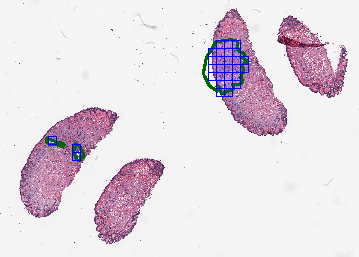
#> input picture images/CMU-1_annotation_level_1_256_(256, 256)_0.1_(0, 0, 205).png, 359 x 257 px; its folder holds only this picture in this run
$ python -i extract_patch.py   (imports and definitions only)   (older library calls are emulated)
#> lines starting #> are read from the running program, lines starting #| are printed output that depends on the picture; after the words box and inside, x2 and y2 are one past the last pixel; in counts of white or black regions, pixels touching at a corner belong together
### logger.py
import logging
import logging.handlers
import os
import time


class Logger:

    def __init__(self, path: str, c_verbose: int=0, f_verbose: int=0,
                formatter: str=None, default_formatter: bool=True,
                filehandler: int=0, when=''):
        """
        Description:
            - create logger using logging, you could disable existing logging
              by calling Logger.disable_existing_loggers before app to suppress
              other packages logger

        Arguments:
            - path: (str) log path
            - c_verbose: (int) console verbosity, options = [0, 1, 2],
                            0: logging.DEBUG, which will print out all the log to console
                            1: logging.INFO
                            2: logging.WARN
                            3: logging.ERROR
                            4: logging.CRITIAL
                            5: logging.FATAL
            - f_verbose: (int) log file verbosity, options = [0, 1, 2],
                            0: logging.DEBUG, which will save out all the log to log file
                            1: logging.INFO
                            2: logging.WARN
                            3: logging.ERROR
                            4: logging.CRITIAL
                            5: logging.FATAL
            - formatter: (str) logging formatter
            - default: (boolean) default is True, then will use built-int formatter, if False and formatter is None,
                                there is not formatter (None)
        """
        assert c_verbose in (0, 1, 2, 3, 4, 5), f'c_verbose must be integer number in (0, 1, 2, 3, 4, 5), but got {c_verbose}'
        assert f_verbose in (0, 1, 2, 3, 4, 5), f'f_verbose must be integer number in (0, 1, 2, 3, 4, 5), but got {f_verbose}'
        self.level_dict = {0: logging.DEBUG, 1: logging.INFO, 2: logging.WARN,
                      3: logging.ERROR, 4: logging.CRITICAL, 5: logging.FATAL}
        c_level = self.level_dict[c_verbose]
        f_level = self.level_dict[f_verbose]

        # Formatter
        self.builtin_formatter = '%(asctime)s - %(levelname)s - %(message)s'
        if formatter is None and default_formatter:
            formatter = self.builtin_formatter

        self.logger = logging.getLogger(path)
        self.logger.setLevel(level=logging.DEBUG)

        # set this false to disable propagate
        self.logger.propagate = False

        # Console
        self.console = logging.StreamHandler()
        self.console.setLevel(c_level)

        # Log file
        if filehandler==0:
            # 50*1024**2 = 50MB
            self.fh_handler = logging.handlers.RotatingFileHandler(path, maxBytes=50*1024**2, backupCount=1000)
        elif filehandler==1:
            # when：日志文件按什么维度切分。'S'-秒；'M'-分钟；'H'-小时；'D'-天；'W'-周
            #       这里需要注意，如果选择 D-天，那么这个不是严格意义上的'天'，而是从你
            #       项目启动开始，过了24小时，才会从新创建一个新的日志文件，
            #       如果项目重启，这个时间就会重置。所以这里选择'MIDNIGHT'-是指过了午夜
            #       12点，就会创建新的日志。
            # interval：是指等待多少个单位 when 的时间后，Logger会自动重建文件。
            # backupCount：是保留日志个数。默认的0是不会自动删除掉日志。
            if when is not None:
                when = when
            else: when = 'D'
            self.fh_handler = logging.handlers.TimedRotatingFileHandler(path, when=when)
        elif filehandler==2:
            self.fh_handler = logging.handlers.BaseRotatingHandler(path, mode='a')
        self.fh_handler.setLevel(f_level)

        self.logger.addHandler(self.console)
        self.logger.addHandler(self.fh_handler)

        # set formatter
        self.set_formatter(formatter)

    # [7 lines left out: function set_level, not called in this run]

    def set_formatter(self, formatter):
        formatter = logging.Formatter(formatter)
        self.console.setFormatter(formatter)
        self.fh_handler.setFormatter(formatter)

    def debug(self, message):
        self.logger.debug(message)

    def info(self, message):
        self.logger.info(message)

    def warning(self, message):
        self.logger.warning(message)

    def error(self, message):
        self.logger.error(message)

    def critical(self, message):
        self.logger.critical(message)

    def exception(self, message):
        self.logger.exception(message)

    def reset_default_formatter(self,):
        self.set_formatter(self.builtin_formatter)

    # [8 lines left out: function disable_existing_loggers, not called in this run]


def get_localtime():
    return time.strftime('%Y-%m-%d %H:%M:%S')


#=================================== Log config ===================================
save_path = "./data/log"
if not os.path.exists(save_path):
    os.makedirs(save_path)
logger = Logger(os.path.join(save_path, 'process.log'), c_verbose=1, f_verbose=0, default_formatter=True, filehandler=1, when='W0')
# time_message = get_localtime()
# logger.info(time_message.center(120, '*'))


# [31 lines that do not run on import are left out]

### extract_patch.py
import itertools
import json
import os
import random
import time
from queue import Queue
from threading import Thread
from typing import Dict, Tuple
from xml.etree import ElementTree as ET

import cv2
import h5py
import matplotlib.pyplot as plt
import numpy as np
import openslide
import pandas as pd
import tifffile
from PIL import Image, ImageDraw
from shapely import geometry

from logger import get_localtime, logger
from utils import get_dir_filename, suppress_ctypes_warnings

# [1 line not run here, left out]


# [68 lines left out: functions open_slide, show_slide, get_slide_properties, not called in this run]


def get_file_name_wo_suffix(file_path):
    return os.path.basename(file_path).split('.')[0]


# [167 lines left out: functions generate_save_dir, mag_to_level, parse_json_annotation, parse_xml_annotation, save, not called in this run]


def get_white_mask(img, lower=[0, 0, 160], upper=[180, 30, 255], inv=True):
    # # white background lower and upper, lower could be smaller
    img_hsv = cv2.cvtColor(img, cv2.COLOR_RGB2HSV)

    if not isinstance(lower, np.ndarray):
        lower = np.array(lower)

    if not isinstance(upper, np.ndarray):
        upper = np.array(upper)

    mask = cv2.inRange(img_hsv, lower, upper)
    if inv:
        mask = ~mask

    return mask


def get_mask_area(mask, contour=True):
    """
    Description:
        - Get mask area and and total area

    Args:
        - mask: (numpy.ndarray), input binary mask
        - contour: (bool), if get contour area or nonzero
    """
    w, h = mask.shape[:2]
    if contour:
        contours, hierarchy = cv2.findContours(
            mask, cv2.RETR_EXTERNAL, cv2.CHAIN_APPROX_SIMPLE)
        areas = []
        for cnt in contours:
            area = cv2.contourArea(cnt, False)
            areas.append(area)
        area = np.sum(areas)
        area_total = (w - 1) * (h - 1)
    else:
        area = cv2.countNonZero(mask)
        area_total = w * h

    return area, area_total


def get_white_region_ratio(img, blur_size=(5, 5), mask_inv=False, contour=True, eps=1e-7):
    img = cv2.GaussianBlur(img, blur_size, 0, 1)
    mask = get_white_mask(img, inv=mask_inv)

    # dilate the mask
    kernel = cv2.getStructuringElement(cv2.MORPH_ERODE, (3, 3))
    mask = ~cv2.morphologyEx(mask, cv2.MORPH_DILATE, kernel)

    area, area_total = get_mask_area(mask, contour=contour)
    ratio = area / (area_total + eps)
    return ratio


# [425 lines left out: functions is_background, compute_intersection_area, get_rectangle_four_points, tile_is_in_regions, points_to_contour, create_detector and 9 more, not called in this run]


def generate_bbox_wh(top_left, w, h):
    """[y, x, y+h, x+w]"""
    return np.array([top_left[1], top_left[0], top_left[1] + h, top_left[0] + w]).reshape(-1, 4)


# [502 lines left out: functions iou_xyxy, iou_filter_locations, tile_contour, tiling_for_contour, tile_to_que, get_tile_mask and 11 more, not called in this run]


class PathExtractor(object):
    """
    Description:
        - Extract tiles from Whole-Slide-Image (WSI)

    Parameters:
        - save_path: (str), save path of all extracted tiles.
        - csv_file: (str), for qu-path annotation file, as not all annotation drawn from level 0.
        - extract_mode: (str), must but int ['slide', 'annotation'], slide is extracted tile from all slide, annotation
                        will be extracted from annotation region.
        - extract_region_name: (tuple[str]), the name of the annotation to extract, such as 'tumor'.
        - exclude_region_name: (tuple[str]), the name of the annotation to exclude, such as 'background'.
        - mag: (int): assume your slide is saved by 40x, 20x, 10x, 5x, 3x, 2x, 1x order. If your slide is 40x, you can get 40x, if you
                      pass 40, on the other hand, if your slide is 20x, if you pass 40, you will not get it. you must pass under 20.
        - tile_size   : (int), Which the tile size you want to split from WSI, default is 512.
        - overlap     : (int), Control the tile is overlap or not, default is 0 which mean is not overlap, all method considered
                        as non overlap, overlap tiles didn't tested if is ok.
        - save_mask: (bool), True to save the mask of tile.
        - include_bounds_size: (tuple[int, int] or int), size of the tile of slide boundary to included, if None, will be same as tile_size, which
                                will not include boundary tile, if -1 will include all. if you set as (w, h), which will not include boundary tile
                                size < w and tile size < h.
        - save_format : (string), format of the image you want to save the tiles, default is ".png".
        - object_thresh: (float), determine how much object is to be considered as background, default is 0.1,
                        means if less then 10% object, then will be consider as background. -1 will be save all, including background.
        - area_ratio: (tuple(float, float)), tuple of (float, float), range of area ratio between 0.0 (close) and 1.0 (open), (0.0, 1.0]
        - normalize   : (boolean), when normalize is True, will process WSI as normalized.
        - normalize_mpp: (boolean), if normalize the mpp to the same target mpp.
        - target_mpp: (float), extract tile at the same mpp, otherwise, there might be some issues if all slides are not from only one scanner.
        - resize       : (boolean), if True, then will resize the normalize tiles to the tile_size needed, otherwise will save physical tile_size.
        - target_size  : (int), tuple, tile resize to the target size.
        - color_normalize: (bool), whether normalize the tile or not, default is False.
        - normalize_method: (string), normalization method, default is Macenko, optional: Vahadane, Macenko, Reinhard, Ruifrok.
        - random_save: (boolean) if random save the tile or not.
        - random_save_ratio: (float) how much the tile you want to save, should be in [0.0, 1.0], 1.0 mean save all.
        - random_seed: (int) random seed of numpy.
        - test_draw_extract_regions: (boolean), if True, will draw the extract regions and save to save path, this will help to check if the
                                     extraction is correct or not, basically will help to understand the algorithm correct or not.
        - thickness: (int), thickness of the contour line.
        - scale_factor: (int), scale factor is the factor for scaling the size of the level which you extract tile down to the output image,
                               default is 64, means 64 down sample.
    """

    # [357 lines left out: functions __init__, extract, get_process_condition, not called in this run]


# [67 lines not run here, left out]

>>> import cv2
>>> picture = cv2.cvtColor(cv2.imread('images/CMU-1_annotation_level_1_256_(256, 256)_0.1_(0, 0, 205).png'), cv2.COLOR_BGR2RGB)
>>> result = get_white_region_ratio(picture)
#> in get_white_region_ratio, `img = cv2.GaussianBlur(img, blur_size, 0, 1)`:
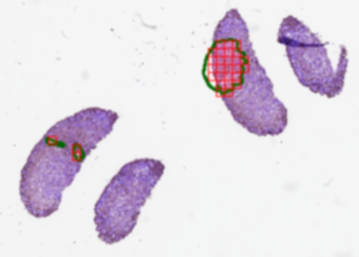
#> img: shape (257, 359, 3); mean of channels 0, 1, 2 228.6, 219, 226.8; drawn as B, G, R
#> in get_white_mask, `img_hsv = cv2.cvtColor(img, cv2.COLOR_RGB2HSV)`: img_hsv: shape (257, 359, 3); mean H, S, V 44, 18.1, 230.8
#> in get_white_mask, `mask = cv2.inRange(img_hsv, lower, upper)`:
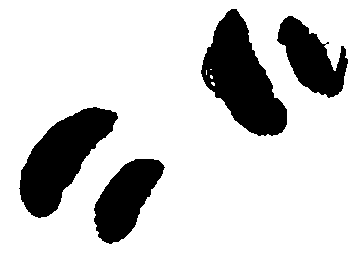
#> mask: shape (257, 359); 80.7% white; 4 black regions, box (x1, y1, x2, y2) and area: (201, 9, 287, 136) 5879, (19, 107, 118, 218) 5413, (94, 159, 165, 244) 3454, (277, 16, 348, 98) 3067
#> in get_white_region_ratio, `mask = ~cv2.morphologyEx(mask, cv2.MORPH_DILATE, kernel)`:
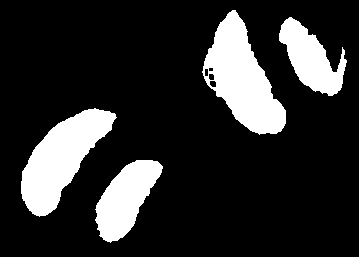
#> mask: shape (257, 359); 17.6% white; 4 white regions
#> in get_mask_area, `contours, hierarchy = cv2.findContours( mask, cv2.RETR_EXTERNAL, cv2.C..`: contours = 4 contours; box (x1, y1, x2, y2) and area: (202, 10, 286, 135) 5329, (21, 108, 117, 217) 4858, (95, 160, 163, 243) 3036, (279, 17, 347, 96) 2573
#> the loop in get_mask_area, `for cnt in contours:` made 4 passes
#> area on passes 1 to 4: 3035.5, 4858, 2573, 5329
#> after the loop in get_mask_area, `for cnt in contours:`: areas = [3035.5, 4858, 2573, 5329]
#> in get_mask_area, `area = np.sum(areas)`: area = 15795.5
#> in get_white_region_ratio, `area, area_total = get_mask_area(mask, contour=contour)`: area_total = 91648
#> in get_white_region_ratio, `ratio = area / (area_total + eps)`: ratio = 0.172
#> result = 0.172
